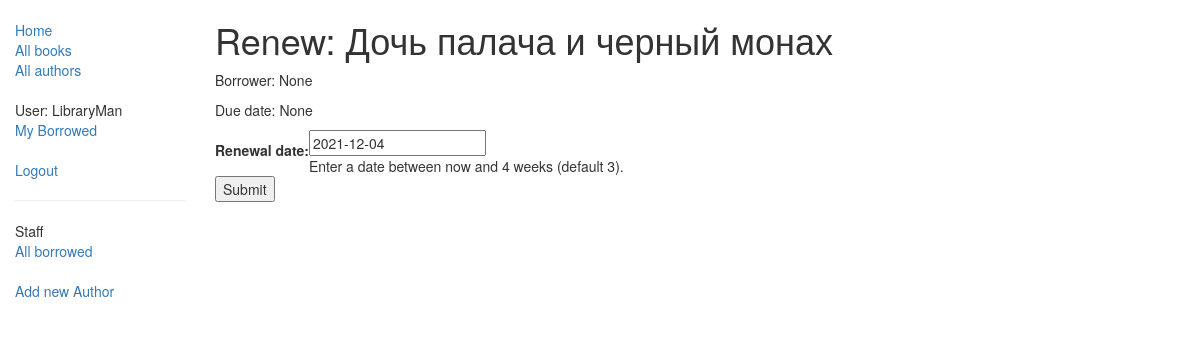
/catalog/book/f5f84372-b30b-428a-a564-40b52c02b943/renew/ (signed in), run on an earlier commit of the app's database.
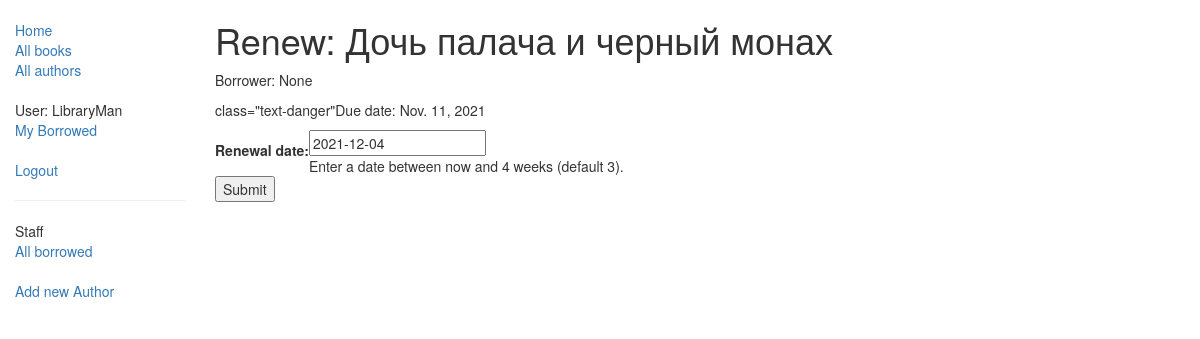
And on a later commit of the database.
### catalog/models.py (models this page shows, shortened)
class BookInstance(models.Model):
    id = models.UUIDField(primary_key=True, default=uuid.uuid4, help_text="Unique ID for this particular book across whole library")
    book = models.ForeignKey('Book', on_delete=models.SET_NULL, null=True)
    imprint = models.CharField(max_length=200)
    due_back = models.DateField(null=True, blank=True)
    borrower = models.ForeignKey(User, on_delete=models.SET_NULL, null=True, blank=True)
    LOAN_STATUS = (
        ('m', 'Maintenance'),
        ('o', 'On loan'),
        ('a', 'Available'),
        ('r', 'Reserved'),
    )
    status = models.CharField(max_length=1, choices=LOAN_STATUS, blank=True, default='m', help_text='Book availability')
    class Meta:
        ordering = ["due_back"]
        permissions = (("can_mark_returned", "Set book as returned"),)
    @property
    def is_overdue(self):
        if self.due_back and date.today() > self.due_back:
            return True
        return False

class Book(models.Model):
    title = models.CharField(max_length=200)
    author = models.ForeignKey('Author', on_delete=models.SET_NULL, null=True)
    summary = models.TextField(max_length=1000, help_text="Enter a brief description of the book")
    isbn = models.CharField('ISBN', max_length=13,
                            help_text='13 Character <a href="https://www.isbn-international.org/content/what-isbn">ISBN number</a>')
    genre = models.ManyToManyField(Genre, help_text="Select a genre for this book")
    language = models.ForeignKey('Language', on_delete=models.SET_NULL, null=True)
    def display_genre(self):
        """        Creates a string for the Genre. This is required to display genre in Admin.        """
        return ', '.join([genre.name for genre in self.genre.all()[:3]])
    def display_language(self):
        """        Creates a string for the Language. This is required to display Language in Admin.        """
        return self.language
    display_genre.short_description = 'Genre'
    display_language.short_description = 'Language'

### catalog/views.py (the view)
# urls.py: url(r'^book/(?P<pk>[-\w]+)/renew/$', views.renew_book_librarian, name='renew-book-librarian'),
@permission_required('catalog.can_mark_returned')
def renew_book_librarian(request, pk):
    book_inst = get_object_or_404(BookInstance, pk=pk)
    if request.method == 'POST':
        form = RenewBookForm(request.POST)
        if form.is_valid():
            book_inst.due_back = form.cleaned_data['renewal_date']
            book_inst.save()
            return HttpResponseRedirect(reverse('all-borrowed'))
    else:
        proposed_renewal_date = datetime.date.today() + datetime.timedelta(weeks=3)
        form = RenewBookForm(initial={'renewal_date': proposed_renewal_date, })
    return render(request, 'catalog/book_renew_librarian.html', {'form': form, 'bookinst': book_inst})

### catalog/forms.py (shortened to what this page needs)
class RenewBookForm(forms.Form):
    renewal_date = forms.DateField(help_text="Enter a date between now and 4 weeks (default 3).")

### catalog/templates/catalog/book_renew_librarian.html (shortened to what this page needs)
{% extends "base_generic.html" %}
{% block content %}
    <h1>Renew: {{bookinst.book.title}}</h1>
    <p>Borrower: {{bookinst.borrower}}</p>
    <p>{% if bookinst.is_overdue %} class="text-danger"{% endif %}Due date: {{bookinst.due_back}}</p>
    <form action="" method="post">
        <table>
        {{ form }}
        </table>
        <input type="submit" value="Submit" />
    </form>
{% endblock %}

What changed in the data, as far as the page shows it:
changed BookInstance "None": due_back "None" → "Nov. 11, 2021"
Also different on the page:
text now shown: "class=\"text-danger\""
